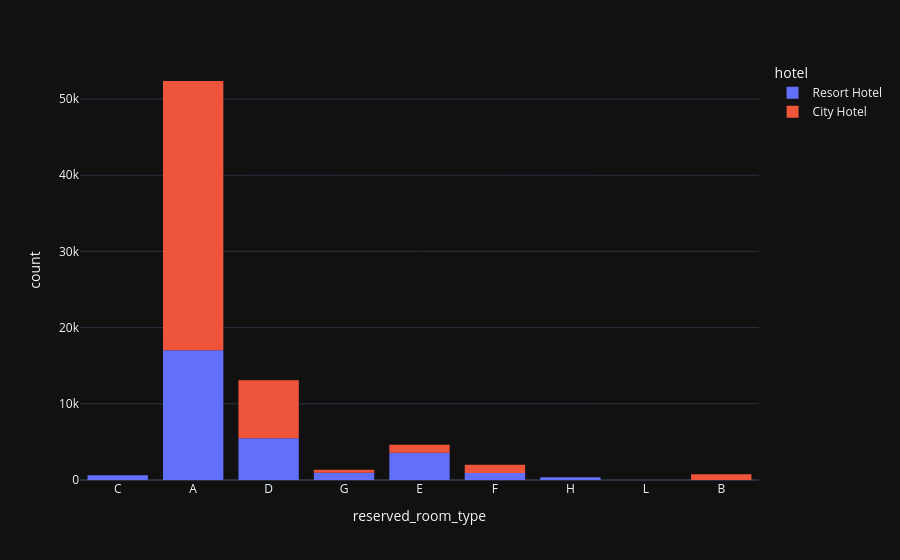

Source (notebook cell):
### Code cell
# Obtenermos el número de habitaciones que no se han cancelado por tipo de habitación reservada
data_by_type = df[df['is_canceled'] == 0]
px.histogram(data_frame = data_by_type, x = 'reserved_room_type', color = 'hotel', template = 'plotly_dark')

### Figure 1 — Plotly figure (JSON) as saved in the notebook; plotly's stock layout.template omitted (floating-point values rounded to 4 significant figures; data arrays with more than 128 entries replaced by an {"elided": "..."} marker saying what was removed)
{"data": [{"bingroup": "x", "hovertemplate": "hotel=Resort Hotel<br>reserved_room_type=%{x}<br>count=%{y}<extra></extra>", "legendgroup": "Resort Hotel", "marker": {"color": "#636efa", "pattern": {"shape": ""}}, "name": "Resort Hotel", "orientation": "v", "showlegend": true, "type": "histogram", "x": {"elided": "28938 str values"}, "xaxis": "x", "yaxis": "y"}, {"bingroup": "x", "hovertemplate": "hotel=City Hotel<br>reserved_room_type=%{x}<br>count=%{y}<extra></extra>", "legendgroup": "City Hotel", "marker": {"color": "#EF553B", "pattern": {"shape": ""}}, "name": "City Hotel", "orientation": "v", "showlegend": true, "type": "histogram", "x": {"elided": "46228 str values"}, "xaxis": "x", "yaxis": "y"}], "layout": {"barmode": "relative", "legend": {"title": {"text": "hotel"}, "tracegroupgap": 0}, "margin": {"t": 60}, "xaxis": {"anchor": "y", "domain": [0, 1], "title": {"text": "reserved_room_type"}}, "yaxis": {"anchor": "x", "domain": [0, 1], "title": {"text": "count"}}}}
